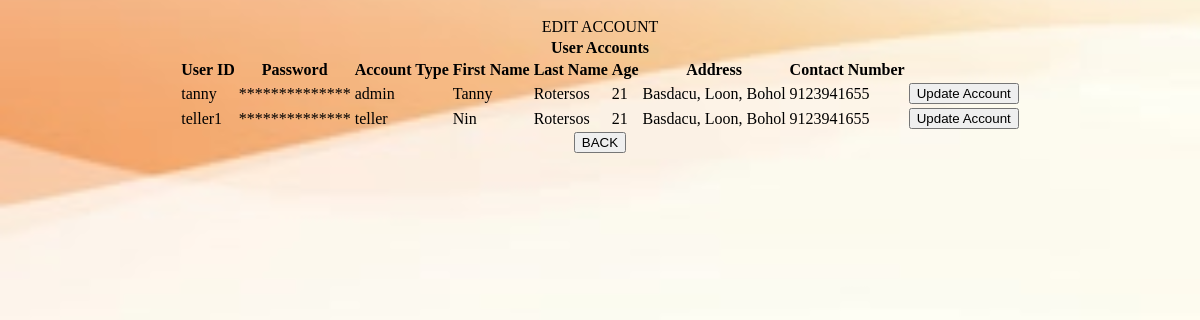
The page /admin/edit.php (signed in) on the database its author committed.
### tables this page shows
CREATE TABLE `accounts` (
  `id` int(11) NOT NULL,
  `userid` varchar(50) NOT NULL,
  `pass` varchar(60) NOT NULL,
  `link` varchar(50) NOT NULL,
  `accountype` varchar(6) NOT NULL,
  `stat` varchar(15) NOT NULL,
  `fname` varchar(50) NOT NULL,
  `lname` varchar(50) NOT NULL,
  `age` int(3) NOT NULL,
  `address` varchar(50) NOT NULL,
  `contact` bigint(15) NOT NULL,
  `loggedto` varchar(15) NOT NULL
);

### admin/edit.php (the view, shortened to what this page needs)
<!DOCTYPE html>
<html>
<head>
     <link rel="stylesheet" href="../style/inputstyle.css" type="text/css"/>
</head>
<body>
<br><center>
	<v>EDIT ACCOUNT </v>
<table border="0" >
<?php
$hostname="localhost";
$user="root";
$password="";
$database="queuing";
$link=mysqli_connect($hostname,$user,$password) or die ("Error Connection");
mysqli_select_db($link, $database) or die ("Error creating database");
$result=mysqli_query($link, "SELECT * FROM accounts;");
echo "<tr><th colspan='10'>User Accounts</th></tr>" ;
echo "<tr><th>User ID</th><th>Password</th><th>Account Type</th><th>First Name</th><th>Last Name</th><th>Age</th><th>Address</th><th>Contact Number</th><th></th></tr>" ;
for($i=0; $i<$num_rows=mysqli_fetch_array($result);$i++){
	$id=$num_rows["userid"];
	$actype=$num_rows["accountype"];
	$fname=$num_rows["fname"];
	$lname=$num_rows["lname"];
	$age=$num_rows["age"];
	$add=$num_rows["address"];
	$contact=$num_rows["contact"];
	echo "<tr><td>".$id."</td>". "<td>**************</td>". "<td>" .$actype."</td>". "<td >" .$fname."</td>". "<td>" .$lname. "</td>". "<td>" .$age."</td>"."<td >" .$add."</td>"."<td>" .$contact."</td>"."<td><form method='POST' action='update2.php'><button name='id' value='$id'>Update Account</button></form></td>"."</tr>";
}
?>
</table>
<a href="index.php"><button class="paycreate">BACK</button></a>
</center>
</body>
</html>

### style/inputstyle.css (style rules this page uses)
body { width: 100%; margin: 0 auto; background-image: url('../img/bg.jpg'); background-size: 100%; background-position: center; }

### rows shown on the page
accounts: userid "tanny", accountype "admin", fname "Tanny", lname "Rotersos", age "21", address "Basdacu, Loon, Bohol", contact "9123941655"
accounts: userid "teller1", accountype "teller", fname "Nin", lname "Rotersos", age "21", address "Basdacu, Loon, Bohol", contact "9123941655"
